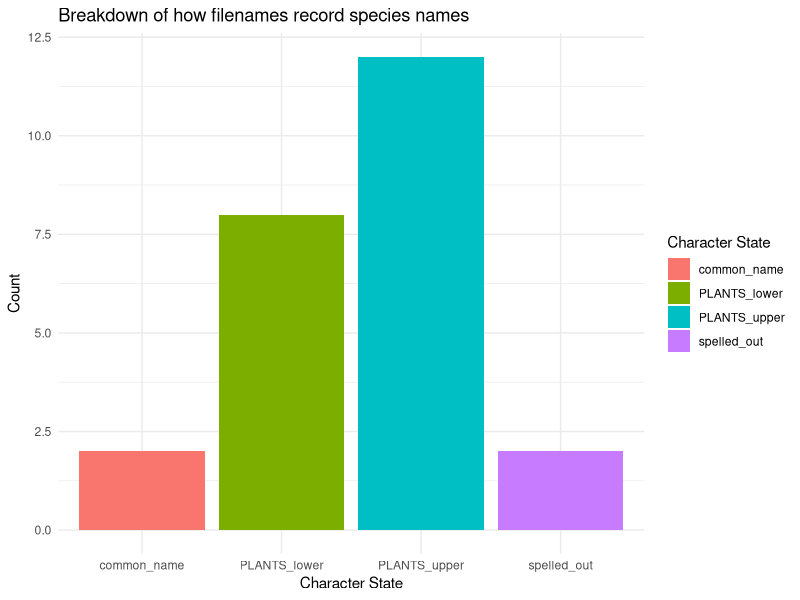

Generate this figure with R:
# tell this R script where it should start to look for files 
setwd('~/Documents/EmpiricalSeedZones/poster') 
getwd() # verify that the script is working from where we intend it to be working
# from 

# load the relevant file 
filenames <- read.csv('../data/scoring/Filename_schema.csv')

# attach a set of functions which we can use to process tabular data, and 
# visualize them using many common types of plots. 
library(tidyverse)

filenames %>% # pipe operator = pass this version of the data 
  # onto the next function which we are 'chaining' on after the pipe. 
  filter(Trait == 'Filename-Binomial')
  # filter the data set passed by the pipe operator based on a Column (Variable)
  # we are filtering for an exact match '==' of the character string 'Filename-Binomial' 


# We are going to create a barplot, which we want to use to showcase the current
# disorganization of the existing filenames. 

binom_plot <- filenames %>% 
  # when we save a plot to an object, by default Rstudio will not render it into 
  # the viewing panel (lower right, 'Plots' panel)
  filter(Trait == 'Filename-Binomial') %>% 
  
  # ggplot is low-order plotting device. it will require the following arguments: 
  # 1 data = the dataset which will be plotted, in this instance we denote that the 
  # dataset is being 'piped in' from above, and we can explicitly denote that with
  # the value '.' which means LOOK HERE in programming, and can also be seen when
  # using relative paths to load data. 
  # ggplot then uses the 'aes' or aesthetics arguments to determine HOW it will plot
  # data from the data argument. These Variable (column) names should NEVER be
  # quoted, and must be spelled exactly. 
  # within aes 'y' determines which variable will be plotted along the Y axis
  # within aes 'x' determines which variables will be plotted along the X axis 
  ggplot(., aes(y = Count, x = Characteristic, fill = Characteristic)) + 
  
  # ggplot works on the notions of 'GEOMS', basically what a geom is a different 
  # type of plot. Geoms exist for nearly all common forms of data visualization 
  # if you want to learn more about the arguments  to geom_bar we can use the 
  # '?' function  to get some data on it... '?geom_bar()'
  geom_bar(position = "dodge", stat = "identity") + 
  
  # labs this is a function we can use to specify labels for the plot parameters
  labs(
    x = 'Character State',
    y = 'Count', 
    title = 'Breakdown of how filenames record species names', 
    fill = 'Character State'
      ) + 
  
  # ggplot has a few main default themes for styling the plot in GENERAL, e.g. 
  # whether there are hash lines on the background or not.. 
  theme_minimal()



binom_plot # here we can quickly view the plot in the viewer panel, and by saving
# the plot as an object we can combine it with other plots later in a more complex
# layout. 


seedzone_plot <- filenames %>% 
  # when we save a plot to an object, by default Rstudio will not render it into 
  # the viewing panel (lower right, 'Plots' panel)
  filter(Trait == 'Filename-seedzone') %>% 

  ggplot(., aes(y = Count, x = Characteristic, fill = Characteristic)) + 
  
  geom_bar(position = "dodge", stat = "identity") + 
  
  labs(
    x = 'Character State',
    y = 'Count', 
    title = 'Breakdown of how filenames record species names', 
    fill = 'Character State'
  ) + 
  
  # ggplot has a few main default themes for styling the plot in GENERAL, e.g. 
  # whether there are hash lines on the background or not.. 
  theme_minimal()


